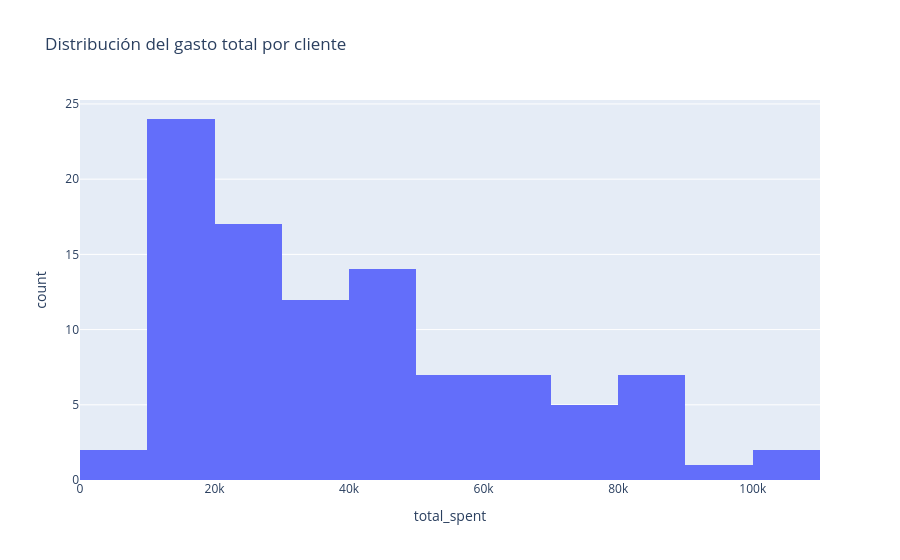

The code cell stored with this chart in its notebook:
### Code cell
fig = px.histogram(
    customer_value,
    x="total_spent",
    nbins=20,
    title="Distribución del gasto total por cliente"
)
fig.show()

### Figure 1 — Plotly figure (JSON) as saved in the notebook; plotly's stock layout.template omitted (floating-point values rounded to 4 significant figures)
{"data": [{"bingroup": "x", "hovertemplate": "total_spent=%{x}<br>count=%{y}<extra></extra>", "legendgroup": "", "marker": {"color": "#636efa", "pattern": {"shape": ""}}, "name": "", "nbinsx": 20, "orientation": "v", "showlegend": false, "type": "histogram", "x": [63950.0, 42960.0, 17630.0, 65200.0, 15600.0, 30680.0, 48730.0, 88130.0, 10380.0, 108700.0, 48730.0, 48730.0, 20590.0, 23290.0, 64090.0, 31980.0, 21360.0, 18910.0, 20760.0, 23400.0, 39000.0, 14850.0, 46570.0, 12180.0, 88130.0, 15600.0, 80110.0, 20450.0, 58210.0, 14850.0, 56720.0, 40640.0, 31980.0, 52880.0, 10230.0, 32170.0, 28480.0, 86940.0, 48730.0, 75620.0, 17630.0, 46570.0, 35590.0, 36210.0, 18910.0, 30420.0, 32040.0, 14850.0, 28640.0, 65200.0, 27150.0, 14320.0, 14850.0, 11640.0, 79940.0, 59390.0, 14320.0, 48290.0, 15210.0, 14240.0, 15390.0, 15600.0, 71200.0, 28640.0, 16020.0, 37980.0, 64340.0, 48290.0, 52880.0, 94530.0, 47470.0, 20590.0, 33940.0, 32040.0, 71600.0, 64340.0, 24360.0, 28480.0, 16020.0, 20520.0, 88130.0, 6788.0, 108700.0, 48250.0, 47970.0, 63950.0, 51130.0, 79940.0, 24140.0, 20760.0, 51130.0, 86940.0, 48290.0, 18910.0, 6864.0, 16080.0, 80110.0, 20760.0], "xaxis": "x", "yaxis": "y"}], "layout": {"barmode": "relative", "legend": {"tracegroupgap": 0}, "title": {"text": "Distribución del gasto total por cliente"}, "xaxis": {"anchor": "y", "domain": [0, 1], "title": {"text": "total_spent"}}, "yaxis": {"anchor": "x", "domain": [0, 1], "title": {"text": "count"}}}}
